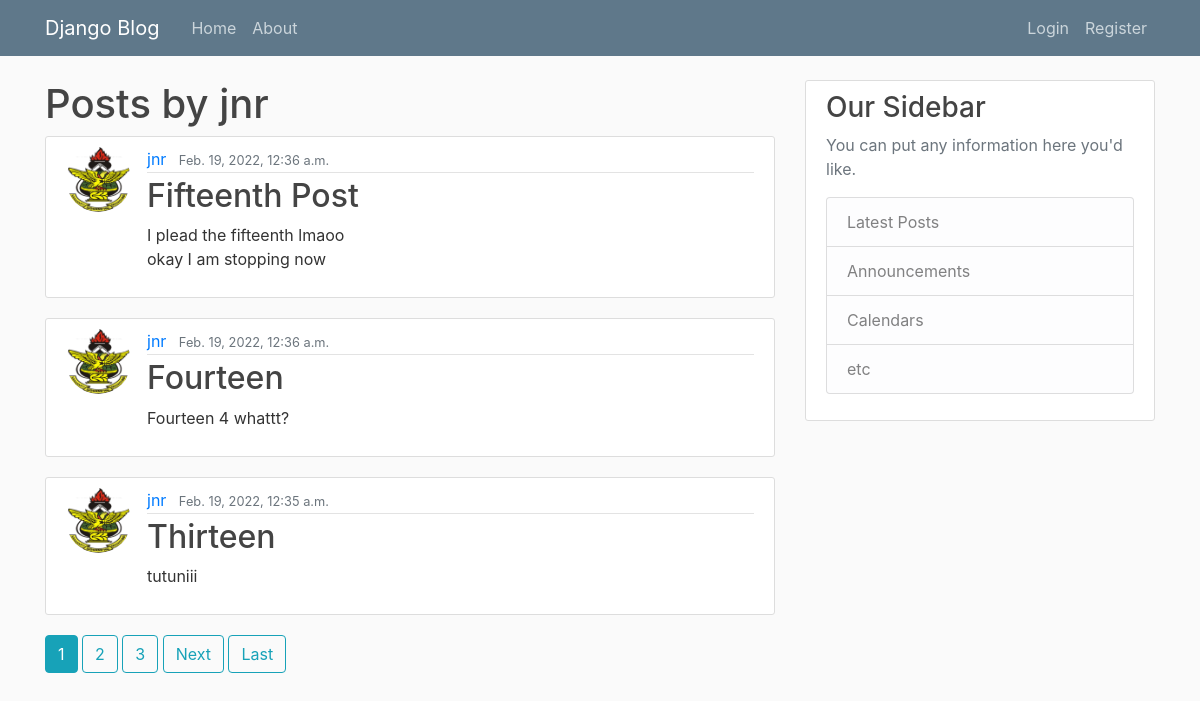
Screenshot of /posts/jnr/ with the database file from the repository.
### blog/models.py (models this page shows, shortened)
class Post(models.Model):
    title = models.CharField(max_length=100)
    content = models.TextField()
    date_posted = models.DateTimeField(default=timezone.now)
    author = models.ForeignKey(User, on_delete=models.CASCADE)

### users/models.py (models this page shows, shortened)
class Profile(models.Model):
    user = models.OneToOneField(User, on_delete=models.CASCADE)
    image = models.ImageField(default='default.jpg', upload_to='profile_pics')

### blog/views.py (the view)
# urls.py: path('posts/<str:username>/', UserPostListView.as_view(), name='user-posts'),
class UserPostListView(ListView):
    model = Post
    template_name = 'blog/user_posts.html'
    context_object_name = 'posts'
    paginate_by = 3
    def get_queryset(self):
        user = get_object_or_404(User, username=self.kwargs.get('username'))
        return Post.objects.filter(author=user).order_by('-date_posted')

### blog/templates/blog/user_posts.html (shortened to what this page needs)
{% extends "blog/base.html" %}
{% block content %}
    <h1>Posts by {{view.kwargs.username}} </h1>
    {% for post in posts %}
    <article class="media content-section">
      <img src="{{ post.author.profile.image.url }}" class="rounded-circle article-img">
        <div class="media-body">
          <div class="article-metadata">
            <a class="mr-2" href="{% url 'user-posts' post.author.username %}">{{ post.author }}</a>
            <small class="text-muted">{{ post.date_posted }}</small>
          </div>
          <h2><a class="article-title" href="{% url 'post-detail' post.id %}">{{ post.title }}</a></h2>
          <p class="article-content">{{ post.content }}</p>
        </div>
    </article>
    {% endfor %}
    {% if is_paginated %}
      {% if page_obj %}
        {% for num in page_obj.paginator.page_range %}
          {% if page_obj.number == num %}
            <a href="?page={{ num }}" class="btn btn-info mb-4">{{ num }}</a>
          {% elif num > page_obj.number|add:'-3' and  num < page_obj.number|add:'3' %}
            <a href="?page= {{ num }}" class="btn btn-outline-info mb-4">{{ num }}</a>
          {% endif %}
        {% endfor %}
        {% if page_obj.has_next %}
          <a href="?page={{ page_obj.next_page_number }}" class="btn btn-outline-info mb-4">Next</a>
          <a href="?page={{ page_obj.paginator.num_pages }}" class="btn btn-outline-info mb-4">Last</a>
        {% endif %}
      {% endif %}
    {% endif %}
{% endblock content %}

### blog/static/blog/main.css (style rules this page uses)
body { background: #fafafa; color: #333333; margin-top: 5rem; }
h1, h2, h3, h4, h5, h6 { color: #444444; }
.content-section { background: #ffffff; padding: 10px 20px; border: 1px solid #dddddd; border-radius: 3px; margin-bottom: 20px; }
.article-title { color: #444444; }
.article-content { white-space: pre-line; }
.article-img { height: 65px; width: 65px; margin-right: 16px; }
.article-metadata { padding-bottom: 1px; margin-bottom: 4px; border-bottom: 1px solid #e3e3e3 }

### rows the page displays
Post: author.profile.image (picture), author "jnr", date_posted "Feb. 19, 2022, 12:36 a.m.", title "Fifteenth Post", content "I plead the fifteenth lmaoo okay I am stopping now"
Post: author.profile.image (picture), author "jnr", date_posted "Feb. 19, 2022, 12:36 a.m.", title "Fourteen", content "Fourteen 4 whattt?"
Post: author.profile.image (picture), author "jnr", date_posted "Feb. 19, 2022, 12:35 a.m.", title "Thirteen", content "tutuniii"

### other values shown
{{ view.kwargs.username }} "jnr"
{{ num }} "1"
{{ num }} "2" "3"
